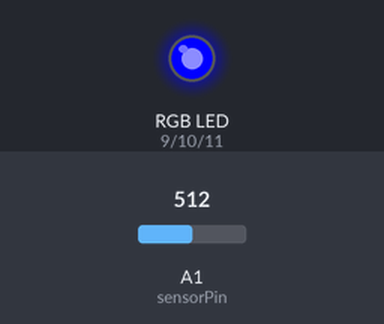
This sketch was run on a simulated Arduino Uno, built with avr-gcc and run on an emulated ATmega328P. Shown: an RGB LED mixed from three pins (HIGH = lit). The inputs (shaded band) are chosen by the test bench; at power-on: A1 (sensorPin) = 512.

Above: at 1.2 s.
1.3 s: A1 (sensorPin) set to 792
2.8 s: A1 (sensorPin) set to 817
At 3.5 s:
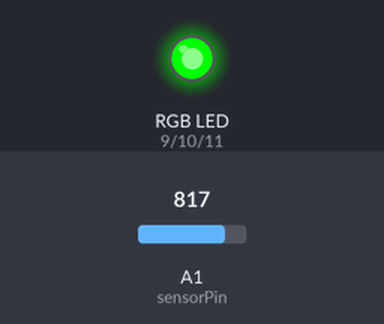
4.3 s: A1 (sensorPin) set to 122
At 4.7 s:
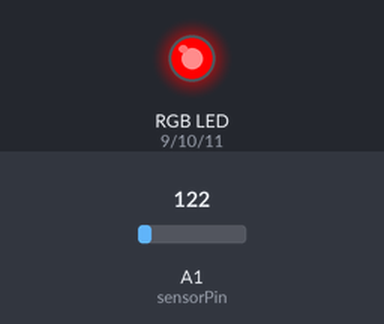
5.8 s: A1 (sensorPin) set to 144
7.3 s: A1 (sensorPin) set to 163
At 8.2 s:
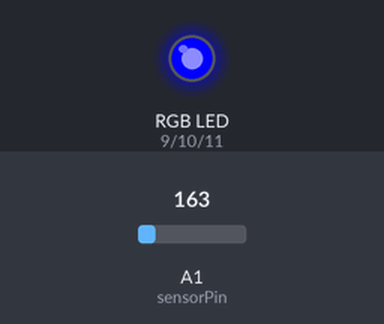
8.8 s: A1 (sensorPin) set to 0
At 9.3 s:
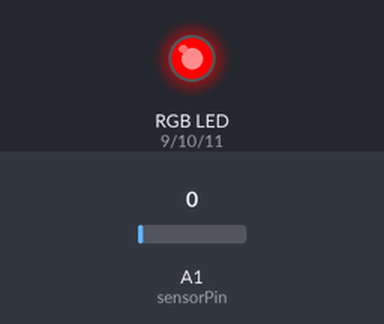
Timing chart, 0 to 11.3 s (numbered marks = the images above; inputs shaded):
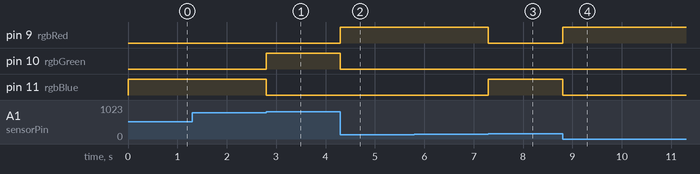

The sketch:

LightSensor2.ino.ino
```cpp
int sensorPin = A1;
int rgbRed = 9;
int rgbGreen = 10;
int rgbBlue = 11;
int sensorValue = 0;
int bright = 800;
int moderate = 550;
int dark = 150;

void setup() {
  // put your setup code here, to run once:
 pinMode(rgbRed, OUTPUT);
  pinMode(rgbGreen, OUTPUT);
  pinMode(rgbBlue, OUTPUT);
}

void loop() {
  // put your main code here, to run repeatedly:
sensorValue = analogRead(sensorPin);
if ( sensorValue < dark){
  digitalWrite(rgbRed, HIGH);
  digitalWrite(rgbBlue, LOW);
  digitalWrite(rgbGreen, LOW);
}
if ((sensorValue > dark) && (sensorValue < bright)){
  digitalWrite(rgbBlue, HIGH);
  digitalWrite(rgbRed, LOW);
  digitalWrite(rgbGreen, LOW);
}
if  (sensorValue > bright){
  digitalWrite(rgbGreen, HIGH);
  digitalWrite(rgbRed , LOW);
  digitalWrite(rgbBlue, LOW);
}
}
```

Measured:
- the behaviour switches between 800 and 801 on A1 (sensorPin) (found by bisection; images 0 and 1)
- the behaviour switches between 150 and 151 on A1 (sensorPin) (found by bisection; images 2 and 3)
- after the input at 1.3 s, every drawn part: stays the same
- after the input at 2.8 s, pin 10 (rgbGreen): LOW → HIGH at once; pin 11 (rgbBlue): HIGH → LOW at once
- after the input at 4.3 s, pin 9 (rgbRed): LOW → HIGH at once; pin 10 (rgbGreen): HIGH → LOW at once
- after the input at 5.8 s, every drawn part: stays the same
- after the input at 7.3 s, pin 9 (rgbRed): HIGH → LOW at once; pin 11 (rgbBlue): LOW → HIGH at once
- after the input at 8.8 s, pin 9 (rgbRed): LOW → HIGH at once; pin 11 (rgbBlue): HIGH → LOW at once
